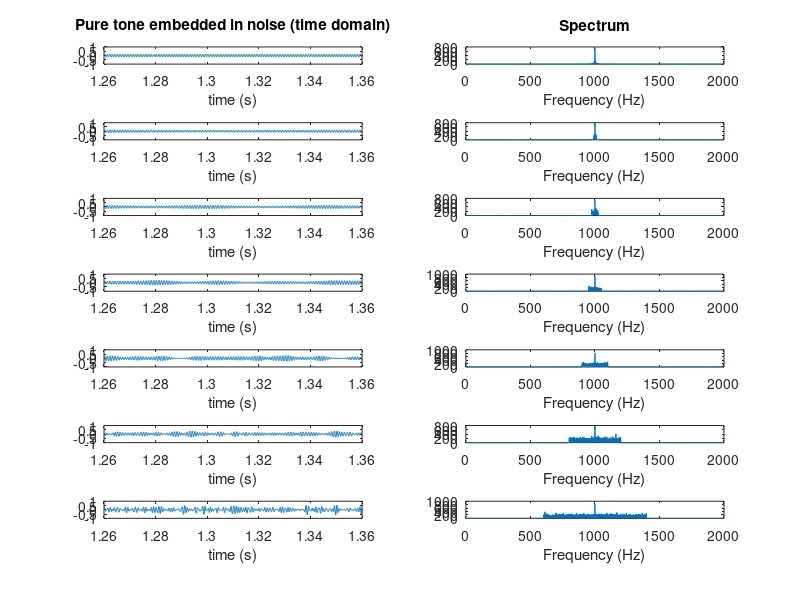

Recreate this plot in MATLAB.

f_pt = 1000; % frequency of pure tone(Hz)
bandwidth = [0 20 50 100 200 400 800]; %bandwidth  of noise/notch
bandpass = true; % if set to false, uses notch noise instead of bandlimited noise
pt_duration = .5; % in seconds
noise_duration = 3; % in seconds
pt_amplitude = 0.15; % amplitude of pure tone, normalized between 0 and 1
noiseAmplitude = 0.5; %(rms) amplitude of noise
sampleRate = 20000; % samples per second (Hz)
durationToPlot = 0.1;
maxFrequencyPlot = 2*f_pt;
writeToFile = 0;
fileExtension = '.wav'; %other options are '.ogg','.flac' and '.mp4'
offsetTime = (noise_duration - pt_duration)/2; %when the pure tone is presented within the noise

gatingTime = 0.01; % ramping time at the onset and offset of each sound
gatingSamples = round(gatingTime*sampleRate);
gatingEnveloppe = sqrt(1-cos((0:gatingSamples-1)/(gatingSamples-1)).^2);
samplesToPlot = gatingSamples + offsetTime*sampleRate + (1:round(durationToPlot*sampleRate));

%time vectors (in seconds)
t_pt = (1:sampleRate*pt_duration)/sampleRate;
nSamples_pt = length(t_pt);
t_noise = (1:sampleRate*noise_duration)/sampleRate;
nSamples_noise = length(t_noise);

% make pure tone
pureTone = pt_amplitude * sin(t_pt*f_pt*2*pi);
%gate onset and offset (to avoid clicks)
pureTone(1:gatingSamples) = pureTone(1:gatingSamples) .* gatingEnveloppe;
pureTone(end-gatingSamples+1:end) = pureTone(end-gatingSamples+1:end) .* fliplr(gatingEnveloppe);

figure('units','normalized','outerposition',[0 0 1 1]);
nBandwidths=length(bandwidth);
for b = 1:nBandwidths
  % make noise
  noise = rand(size(t_noise))-0.5;
  noise = noise/rms(noise)*noiseAmplitude; %set rms level 
  %gate onset and offset (to avoid clicks)
  noise(1:gatingSamples) = noise(1:gatingSamples) .* gatingEnveloppe;
  noise(end-gatingSamples+1:end) = noise(end-gatingSamples+1:end) .* fliplr(gatingEnveloppe);
  % filter noise
  noise_spectrum = fft(noise);
  noise_phase = angle(noise_spectrum);
  noise_amplitude = abs(noise_spectrum);
  % select frequencies
  bp_low = f_pt - bandwidth(b)/2; % low frequency of bandpass/notch noise
  bp_high = f_pt + bandwidth(b)/2; % high frequency of bandpass/notch noise
  frequencies_noise = sampleRate*(0:nSamples_noise/2-1)/nSamples_noise;
  if  bandpass
    filter = (frequencies_noise < bp_high) & (frequencies_noise > bp_low);
  else
    filter = (frequencies_noise > bp_high) | (frequencies_noise < bp_low);
  end
  %duplicate filter for negative frequencies
  filter = [filter fliplr(filter)];
  %apply filter
  noise_amplitude = noise_amplitude .* filter;
  noise_spectrum = noise_amplitude .* exp(1j * noise_phase); 
  % inverse FFT
  noise = real(ifft(noise_spectrum));
  % noise = noise/rms(noise)*noiseAmplitude; %set rms level 

  % add both sound
  bothSounds = noise;
  bothSounds(offsetTime*sampleRate+(1:pt_duration*sampleRate)) = pureTone+noise(offsetTime*sampleRate+(1:pt_duration*sampleRate));
  both_spectrum = fft(bothSounds);

  % %add tones, but shifted in time
  % timeShift = 0.2; %in seconds
  % shiftedTones = [pureTone zeros(1,timeShift*sampleRate)] + [zeros(1,timeShift*sampleRate) noise];
  % shiftedT = (1:sampleRate*(duration+timeShift))/sampleRate;
  % shiftedSamplesToPlot = round((timeShift-durationToPlot/2)*sampleRate):round((timeShift+durationToPlot/2)*sampleRate);

  %write files
  if writeToFile
    audiowrite(['bothSounds' fileExtension],bothSounds,sampleRate); %need to change the file name
  end

  %play both together
  subplot(nBandwidths,2,(b-1)*2+1);
  plot(t_noise(samplesToPlot),bothSounds(samplesToPlot));
  if b==1
    title('Pure tone embedded in noise (time domain)');
  end
  xlabel('time (s)');
  ylim(2*[-noiseAmplitude noiseAmplitude]);
  subplot(nBandwidths,2,(b-1)*2+2)
  plot(frequencies_noise,abs(both_spectrum(1:end/2)));
  if b==1
    title('Spectrum');
  end
  xlabel('Frequency (Hz)');
  xlim([0 maxFrequencyPlot]);
  sound(bothSounds,sampleRate);
  pause(noise_duration+.5)

end
